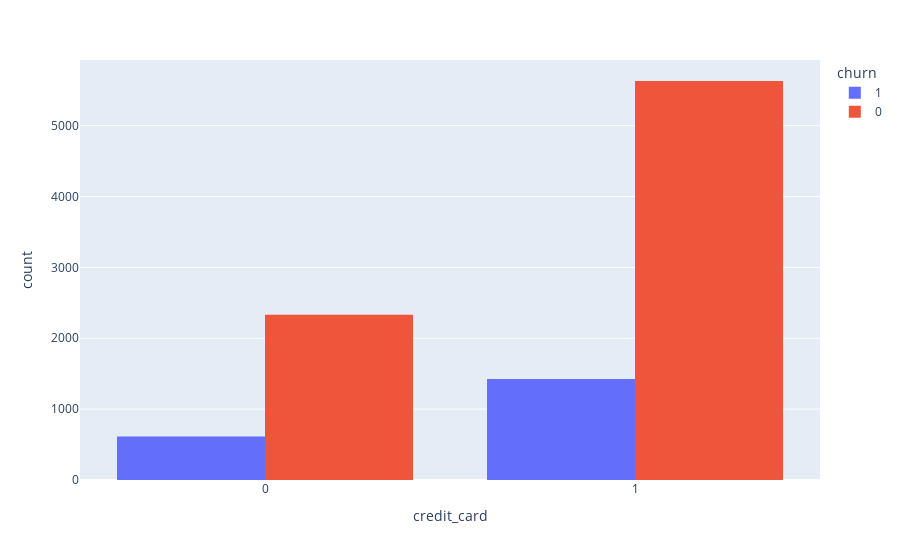

Notebook code for this chart:
### Markdown cell above
### Credit card vs Churn

### Code cell
px.histogram(bank_df,x='credit_card', color = 'churn',barmode = 'group')

### Figure 1 — Plotly figure (JSON) as saved in the notebook; plotly's stock layout.template omitted (floating-point values rounded to 4 significant figures; data arrays with more than 128 entries replaced by an {"elided": "..."} marker saying what was removed)
{"data": [{"alignmentgroup": "True", "bingroup": "x", "hovertemplate": "churn=1<br>credit_card=%{x}<br>count=%{y}<extra></extra>", "legendgroup": "1", "marker": {"color": "#636efa", "pattern": {"shape": ""}}, "name": "1", "offsetgroup": "1", "orientation": "v", "showlegend": true, "type": "histogram", "x": {"elided": "2037 int values"}, "xaxis": "x", "yaxis": "y"}, {"alignmentgroup": "True", "bingroup": "x", "hovertemplate": "churn=0<br>credit_card=%{x}<br>count=%{y}<extra></extra>", "legendgroup": "0", "marker": {"color": "#EF553B", "pattern": {"shape": ""}}, "name": "0", "offsetgroup": "0", "orientation": "v", "showlegend": true, "type": "histogram", "x": {"elided": "7963 int values"}, "xaxis": "x", "yaxis": "y"}], "layout": {"barmode": "group", "legend": {"title": {"text": "churn"}, "tracegroupgap": 0}, "margin": {"t": 60}, "xaxis": {"anchor": "y", "domain": [0, 1], "title": {"text": "credit_card"}}, "yaxis": {"anchor": "x", "domain": [0, 1], "title": {"text": "count"}}}}
